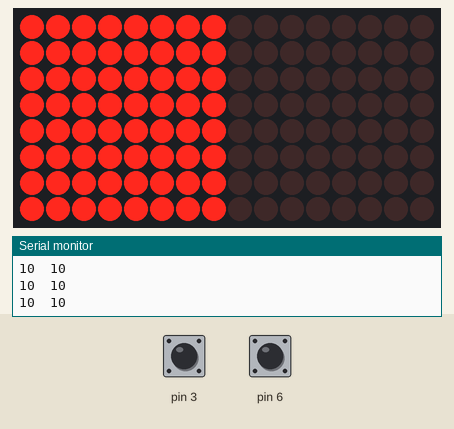
Recording of a sketch running on a simulated Arduino Uno, built with avr-gcc and run on an emulated ATmega328P. Shown: 16×8 LED matrix, the last lines printed to the serial monitor. The inputs (shaded band) are chosen by the test bench; at power-on: pin 3 HIGH, pin 6 HIGH.

Above: at 1.8 s.
1.9 s: pin 3 pulled LOW for 1 s
At 2.05 s:
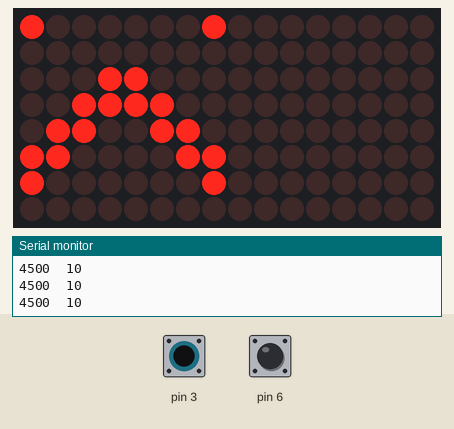
4.4 s: pin 6 pulled LOW for 3.2 s
At 4.51 s:
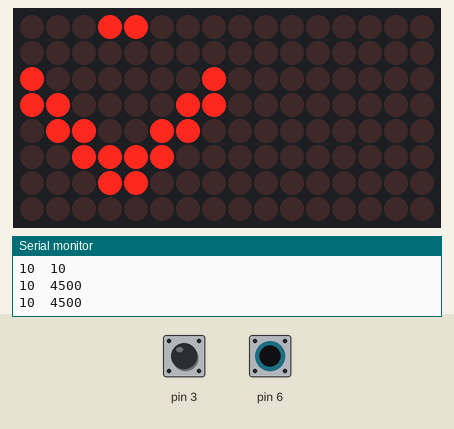
9.1 s: pin 3 pulled LOW for 3.2 s
At 9.29 s:
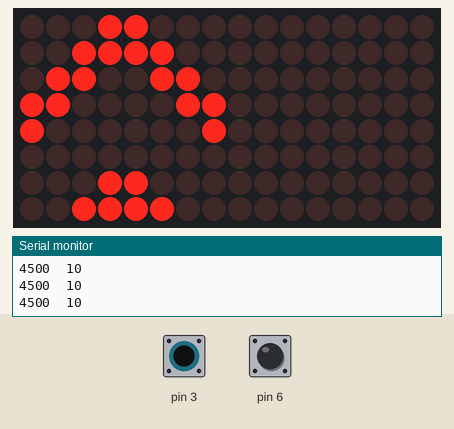
Timing chart, 0 to 12.1 s (numbered marks = the images above; inputs shaded):
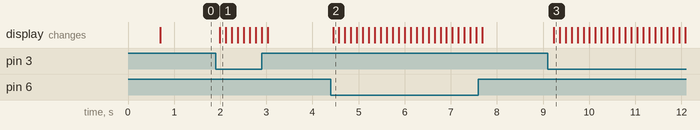

The sketch:

IOApparat_wookeeeee.ino
```cpp
#include <CapacitiveSensor.h>
#include "LedControlMS.h"


CapacitiveSensor   cs_4_2 = CapacitiveSensor(2,3);        // 10M resistor between pins 4 & 2, pin 2 is sensor pin, add a wire and or foil if desired
CapacitiveSensor   cs_4_6 = CapacitiveSensor(7,6);        // 10M resistor between pins 4 & 6, pin 6 is sensor pin, add a wire and or foil

#define NBR_MTX 2

LedControl lc = LedControl(12, 11, 10, NBR_MTX);

byte leftArrow[8][8]  = {
  {
    0,0,0,1,1,0,0,0      }
  ,
  {
    0,0,1,1,0,0,0,0      }
  ,
  {
    0,1,1,0,0,0,0,0      }
  ,
  {
    1,1,0,0,0,0,0,0      }
  ,
  {
    1,1,0,0,0,0,0,0      }
  ,
  {
    0,1,1,0,0,0,0,0      }
  ,
  {
    0,0,1,1,0,0,0,0      }
  ,
  {
    0,0,0,1,1,0,0,0      }
};

byte rightArrow[8][8]  = {
  {
    0,0,0,1,1,0,0,0      }
  ,
  {
    0,0,0,0,1,1,0,0      }
  ,
  {
    0,0,0,0,0,1,1,0      }
  ,
  {
    0,0,0,0,0,0,1,1      }
  ,
  {
    0,0,0,0,0,0,1,1      }
  ,
  {
    0,0,0,0,0,1,1,0      }
  ,
  {
    0,0,0,0,1,1,0,0      }
  ,
  {
    0,0,0,1,1,0,0,0      }
};


String digits;
int digitCounter = 0;
void drawArrow();
void setup(){

  Serial.begin(9600);
  Serial.println("Setup");
  digitCounter = 0;
  for(int i = 0; i<NBR_MTX; i++){
    lc.shutdown(i, false);
    lc.setIntensity(i, 8);
    lc.clearDisplay(i);
  }

  char ch = digits[digitCounter];
  Serial.println(ch);
  digitCounter++;
  if(digitCounter>3) digitCounter = 0;
  lc.displayChar(0, lc.getCharArrayPosition(ch));
  delay(300);
  lc.clearAll();
  delay(300);

  cs_4_2.set_CS_AutocaL_Millis(0xFFFFFFFF);     // turn off autocalibrate on channel 1 - just as an example
}

int leftStartX = 0;
int rightStartX = 7;
bool draw = false;
bool drawLeft = false;
bool drawRight = false;
void loop(){

  long start = millis();
  long total1 =  cs_4_2.capacitiveSensor(30);
  long total2 =  cs_4_6.capacitiveSensor(30);
  Serial.print(total1);                  // print sensor output 1
  Serial.print("\t");
  Serial.print(total2);                  // print sensor output 2
  Serial.println("");

  if (total1 > 80) {
    drawLeft = true;
  } else {
    drawLeft = false;
  }

  if (total2 > 80) {
    drawRight = true;
  } else {
    drawRight = false;
  }

  if (draw) {
    drawArrow();
  }
  draw = !draw;
  delay(50);
}

void drawArrow()
{
  if (drawLeft && drawRight) {
    for (int loopY = 7; loopY >= 0; loopY--)
    {
      int tmpStartX = rightStartX;
      for (int loopX = 7; loopX >= 0; loopX--)
      {
        lc.setLed(0,loopX,loopY,(leftStartX % 2) ? true : false);
        tmpStartX--;
        if (tmpStartX < 2) {
          tmpStartX = 7;
        }
      }
    }
  } else if (drawLeft) {
    for (int loopY = 0; loopY < 8; loopY++)
    {
      int tmpStartX = leftStartX;
      for (int loopX = 0; loopX < 8; loopX++)
      {
        lc.setLed(0,loopX,loopY,leftArrow[loopY][tmpStartX]);
        tmpStartX++;
        if (tmpStartX >= 6) {
          tmpStartX = 0;
        }
      }
    }
  }
  else if (drawRight) {
    for (int loopY = 7; loopY >= 0; loopY--)
    {
      int tmpStartX = rightStartX;
      for (int loopX = 7; loopX >= 0; loopX--)
      {
        lc.setLed(0,loopX,loopY,rightArrow[loopY][tmpStartX]);
        tmpStartX--;
        if (tmpStartX < 2) {
          tmpStartX = 7;
        }
      }
    }
  } else
  {
    for (int loopY = 0; loopY < 8; loopY++)
    {
      for (int loopX = 0; loopX < 8; loopX++)
      {
        lc.setLed(0,loopX,loopY,true);
      }
    }
  }
  leftStartX++;
  if (leftStartX >= 6) {
    leftStartX = 0;
  }

  rightStartX--;
  if (rightStartX < 2) {
    rightStartX = 7;
  }
}
```

Measured:
- after the input at 1.9 s, the display: changes after 0.09 s (image 1)
- after the input at 4.4 s, the display: changes after 0.05 s (image 2)
- after the input at 9.1 s, the display: changes after 0.13 s (image 3)
